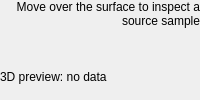
<?xml version="1.0" encoding="UTF-8"?>
<ui version="4.0">
 <class>SurfaceView</class>
 <widget class="QWidget" name="SurfaceView">
  <layout class="QVBoxLayout" name="form_layout">
   <property name="leftMargin">
    <number>0</number>
   </property>
   <property name="topMargin">
    <number>0</number>
   </property>
   <property name="rightMargin">
    <number>0</number>
   </property>
   <property name="bottomMargin">
    <number>0</number>
   </property>
   <item>
    <layout class="QHBoxLayout" name="form_header" stretch="1">
     <item>
      <widget class="QLabel" name="readout">
       <property name="alignment">
        <set>Qt::AlignRight</set>
       </property>
       <property name="text">
        <string>Move over the surface to inspect a source sample</string>
       </property>
       <property name="wordWrap">
        <bool>true</bool>
       </property>
      </widget>
     </item>
    </layout>
   </item>
   <item>
    <layout class="QHBoxLayout" name="form_footer" stretch="1,0">
     <item>
      <widget class="QLabel" name="resolution">
       <property name="text">
        <string>3D preview: no data</string>
       </property>
       <property name="wordWrap">
        <bool>true</bool>
       </property>
      </widget>
     </item>
     <item>
      <widget class="QLabel" name="extrema_label" />
     </item>
    </layout>
   </item>
  </layout>
 </widget>
 <resources />
 <connections />
</ui>
